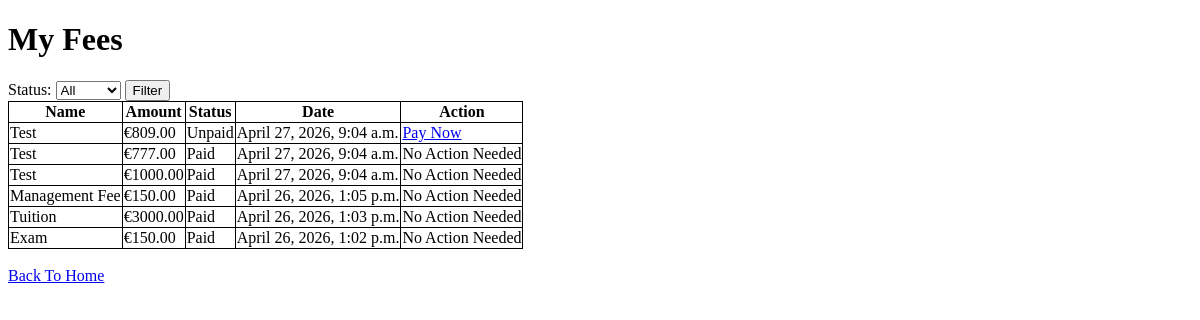
Page /services/fees/ (signed in) on the earlier database version.
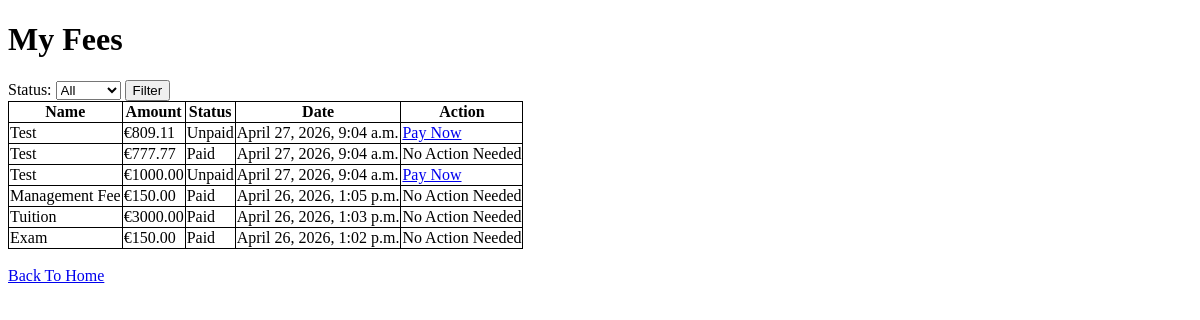
Same page on the later database version.
### services/models.py (models this page shows)
class Fee(models.Model):
	user = models.ForeignKey(User, on_delete=models.CASCADE)
	name = models.CharField(max_length=32)
	amount = models.DecimalField(max_digits=6, decimal_places=2)
	status = models.CharField(max_length=6, choices=[('Unpaid', 'Unpaid'), ('Paid', 'Paid')], default='Unpaid')
	date = models.DateTimeField(auto_now_add=True)

### services/views.py (the view, shortened to what this page needs)
# urls.py: path("fees/", views.feesView, name="fees"),
@login_required
@permission_required("services.view_fee")
def feesView(request):
	allFees = Fee.objects.filter(user=request.user)
	allStudents = User.objects.filter(groups__name="students")
	isHelpDesk = False
	filter = request.GET.get("status")
	if filter in ["Unpaid", "Paid"]:
		allFees = allFees.filter(status=filter)
	fees = allFees.order_by("-date")
	return render(request, "services/fee.html", {"fees": fees, "isHelpDesk": isHelpDesk, "students": allStudents})

### services/templates/services/fee.html (shortened to what this page needs)
<!DOCTYPE html>
<html>
	<head>
	</head>
	<body>
		{%if isHelpDesk%}
			<h1>Student Fees</h1>
		{%else%}
			<h1>My Fees</h1>
		{%endif%}
		<form method="get" action="{%url 'fees'%}">
			<label>Status:
				<select name="status">
					<option value="">All</option>
				</select>
			</label>
			<button type="submit">Filter</button>
		</form>
		<table class="table">
			<tr class="table">
				<th class="table">Name</th>
				<th class="table">Amount</th>
				<th class="table">Status</th>
				<th class="table">Date</th>
				<th class="table">Action</th>
			</tr>
			{%for fee in fees%}
				<tr>
					<td class="table">{{fee.name}}</td>
					<td class="table">€{{fee.amount}}</td>
					<td class="table">{{fee.status}}</td>
					<td class="table">{{fee.date}}</td>
					{%if fee.status == "Unpaid" and not isHelpDesk%}
						<td class="table"><a href="{%url 'payFee' fee.id%}">Pay Now</a></td>
					{%elif isHelpDesk%}
						<td class="table"><a href="{%url 'updateFee' fee.id%}">Update Fee</a></td>
					{%else%}
						<td class="table">No Action Needed</td>
					{%endif%}
				</tr>
			{%empty%}
				<tr>
					<td colspan="4">No Fees Found</td>
				</tr>
			{%endfor%}
		</table>
		<br>
		<a href="{%url 'index'%}">Back To Home</a>
	</body>
</html>

### services/templates/services/fee.html (style rules this page uses)
.table { border: 1px solid black; border-collapse: collapse; }

Differences in the rows shown:
changed Fee (number 1 of 6 on the later page): amount "809.00" → "809.11"
changed Fee (number 2 of 6 on the later page): amount "777.00" → "777.77"
changed Fee (number 3 of 6 on the later page): status "Paid" → "Unpaid"; status "No Action Needed" → "Pay Now"
